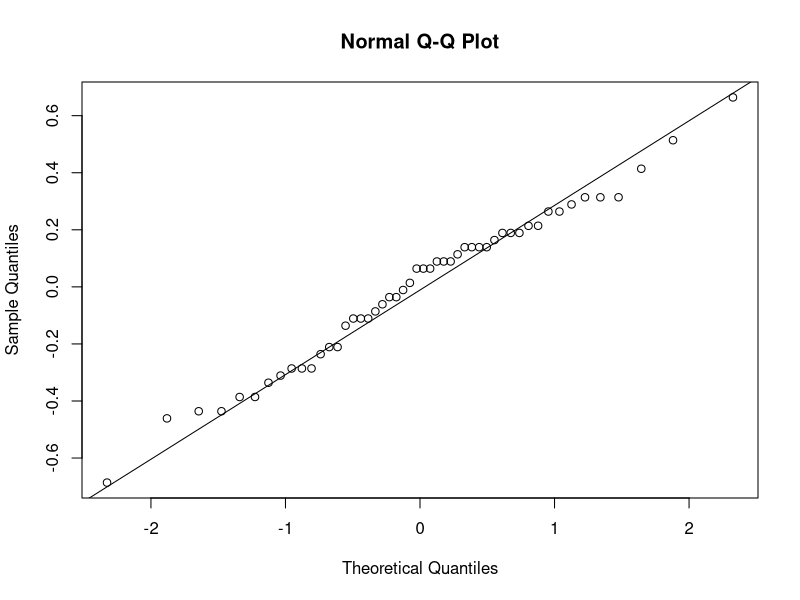
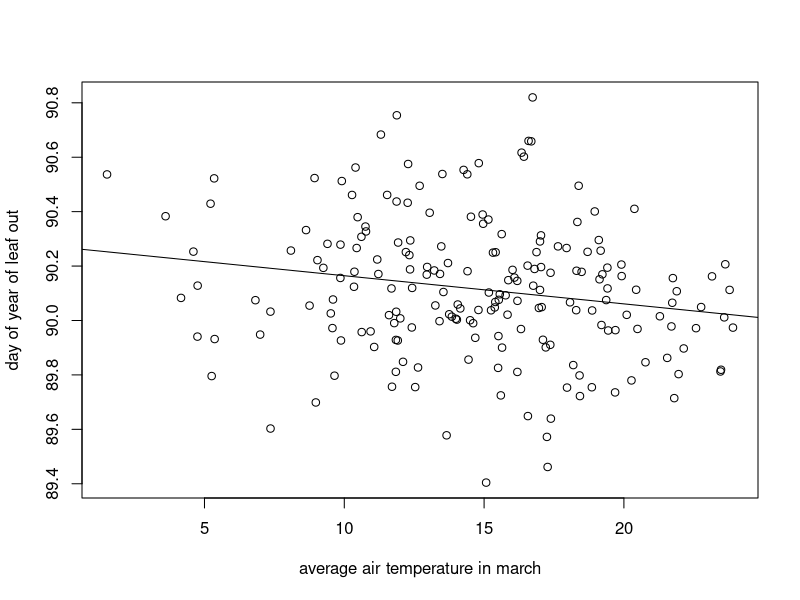
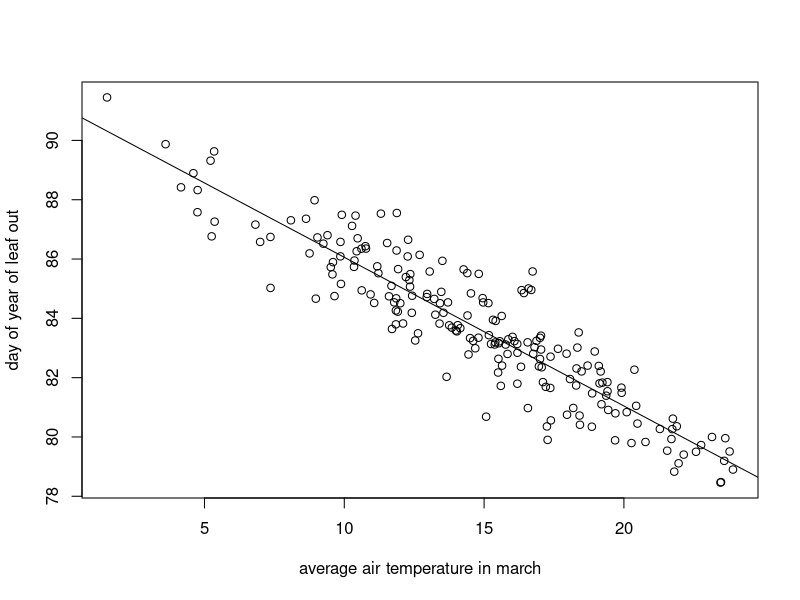

Source code (R) for these figures, in order:
flower <- iris[iris$Species == "virginica",]
fit <- lm(flower$Petal.Length ~ flower$Sepal.Length)
qqnorm(summary(fit)$residuals)
qqline(summary(fit)$residuals)

set.seed(32)
temperature <- rnorm(200, 15,5)
vars <- rnorm(200,0.25,0.25)
leafOut <- 90 - (0.01*temperature) + vars
plot(temperature,leafOut, ylab= "day of year of leaf out", xlab="average air temperature in march")
growth.mod <- lm(leafOut ~ temperature)
summary(growth.mod)
abline(growth.mod)


set.seed(32)
temperature <- rnorm(200, 15,5)
vars <- rnorm(200,1,1)
leafOut <- 90 - (0.5*temperature) + vars
plot(temperature,leafOut, ylab= "day of year of leaf out", xlab="average air temperature in march")
growth.mod <- lm(leafOut ~ temperature)
summary(growth.mod)
abline(growth.mod)
